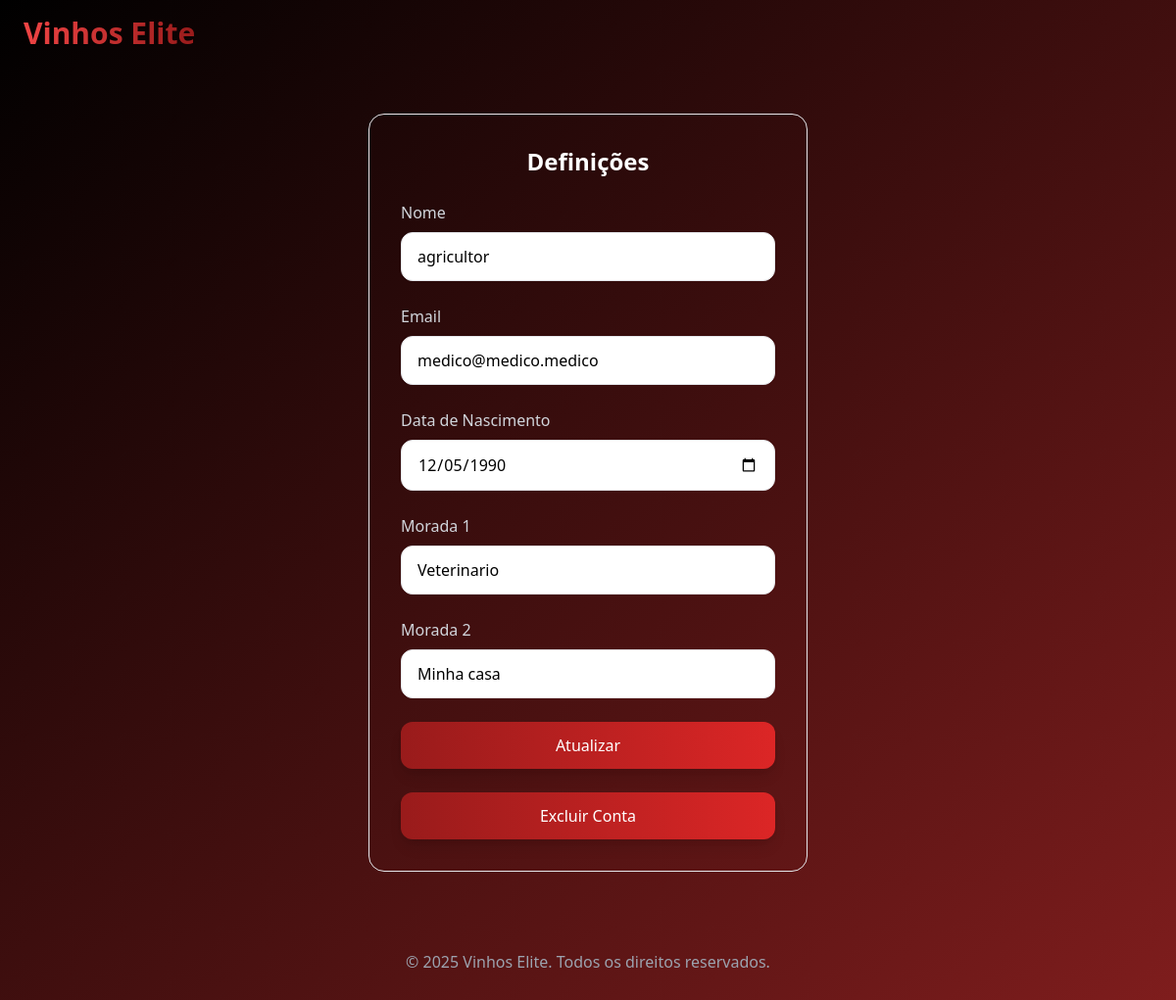
/settings (signed in), run on the app's committed database.
### tables this page shows
CREATE TABLE utilizadores (
                    id INTEGER PRIMARY KEY AUTOINCREMENT,
                    nome_utilizador TEXT NOT NULL,
                    email TEXT NOT NULL,
                    password TEXT NOT NULL,
                    data_nascimento DATE NOT NULL,
                    morada1 TEXT NOT NULL,
                    morada2 TEXT NOT NULL);

### app.py (the view)
@app.route('/settings', methods=['GET', 'POST'])
def settings():
    if 'user_id' in session:
        utilizador_id = session['user_id']
        if request.method == 'POST':
            nome_utilizador = request.form['nome_utilizador']
            email = request.form['email']
            data_nascimento = request.form['data_nascimento']
            morada1 = request.form['morada1']
            morada2 = request.form['morada2']
            cursor.execute('''UPDATE utilizadores SET nome_utilizador=?, email=?, data_nascimento=?, morada1=?, morada2=?
                              WHERE id=?''',
                           (nome_utilizador, email, data_nascimento, morada1, morada2, utilizador_id))
            conn.commit()
            return redirect(url_for('home'))
        else:
            cursor.execute('SELECT * FROM utilizadores WHERE id=?', (utilizador_id,))
            utilizador = cursor.fetchone()
            return render_template('settings.html', utilizador=utilizador)
    else:
        return redirect(url_for('login'))

### Templates/settings.html (shortened to what this page needs)
<!DOCTYPE html>
<html lang="pt">
<head>
    <link href="https://cdnjs.cloudflare.com/ajax/libs/tailwindcss/2.2.19/tailwind.min.css" rel="stylesheet">
    <link href="https://cdnjs.cloudflare.com/ajax/libs/font-awesome/6.0.0/css/all.min.css" rel="stylesheet">
</head>
<body class="bg-gradient-to-br from-black to-red-900 min-h-screen flex flex-col">
    <nav class="backdrop-blur-md bg-black/30 text-white">
        <div class="max-w-7xl mx-auto px-6 py-4 flex justify-between items-center">
            <a href="/" class="text-3xl font-bold bg-gradient-to-r from-red-500 to-red-800 bg-clip-text text-transparent">Vinhos Elite</a>
        </div>
    </nav>
    <main class="flex-grow flex items-center justify-center px-6 py-12">
        <div class="bg-black/40 backdrop-blur-md rounded-2xl p-8 w-full max-w-md border border-red-900/20">
            <h2 class="text-2xl font-bold text-white mb-6 text-center">Definições</h2>
            <form method="POST" class="space-y-6">
                <div>
                    <label class="block text-gray-300 mb-2" for="nome_utilizador">Nome</label>
                    <input type="text" id="nome_utilizador" name="nome_utilizador" value="{{ utilizador[1] }}" required
                           class="input-field w-full bg-black/40 border border-red-900/20 rounded-xl px-4 py-3 focus:outline-none focus:border-red-500 transition-colors">
                </div>
                <div>
                    <label class="block text-gray-300 mb-2" for="email">Email</label>
                    <input type="email" id="email" name="email" value="{{ utilizador[2] }}" required
                           class="input-field w-full bg-black/40 border border-red-900/20 rounded-xl px-4 py-3 focus:outline-none focus:border-red-500 transition-colors">
                </div>
                <div>
                    <label class="block text-gray-300 mb-2" for="data_nascimento">Data de Nascimento</label>
                    <input type="date" id="data_nascimento" name="data_nascimento" value="{{ utilizador[4] }}" required
                           class="input-field w-full bg-black/40 border border-red-900/20 rounded-xl px-4 py-3 focus:outline-none focus:border-red-500 transition-colors">
                </div>
                <div>
                    <label class="block text-gray-300 mb-2" for="morada1">Morada 1</label>
                    <input type="text" id="morada1" name="morada1" value="{{ utilizador[5] }}" required
                           class="input-field w-full bg-black/40 border border-red-900/20 rounded-xl px-4 py-3 focus:outline-none focus:border-red-500 transition-colors">
                </div>
                <div>
                    <label class="block text-gray-300 mb-2" for="morada2">Morada 2</label>
                    <input type="text" id="morada2" name="morada2" value="{{ utilizador[6] }}"
                           class="input-field w-full bg-black/40 border border-red-900/20 rounded-xl px-4 py-3 focus:outline-none focus:border-red-500 transition-colors">
                </div>
                <button type="submit"
                        class="w-full bg-gradient-to-r from-red-800 to-red-600 text-white py-3 rounded-xl hover:from-red-700 hover:to-red-500 transition-all duration-300 shadow-lg hover:shadow-red-500/20">
                    Atualizar
                </button>
            </form>
            <form action="/delete_account" method="post" class="mt-6">
                <button type="submit"
                        class="w-full bg-gradient-to-r from-red-800 to-red-600 text-white py-3 rounded-xl hover:from-red-700 hover:to-red-500 transition-all duration-300 shadow-lg hover:shadow-red-500/20">
                    Excluir Conta
                </button>
            </form>
        </div>
    </main>
    <footer class="backdrop-blur-md bg-black/30 text-white">
        <div class="max-w-7xl mx-auto px-6 py-8 text-center">
            <p class="text-gray-400">&copy; 2025 Vinhos Elite. Todos os direitos reservados.</p>
        </div>
    </footer>
</body>
</html>

### Templates/settings.html (style rules this page uses)
.input-field { color: black; background-color: white; }

### data on the page
utilizadores: nome_utilizador "agricultor", email "medico@medico.medico", data_nascimento "12/05/1990", morada1 "Veterinario", morada2 "Minha casa"
